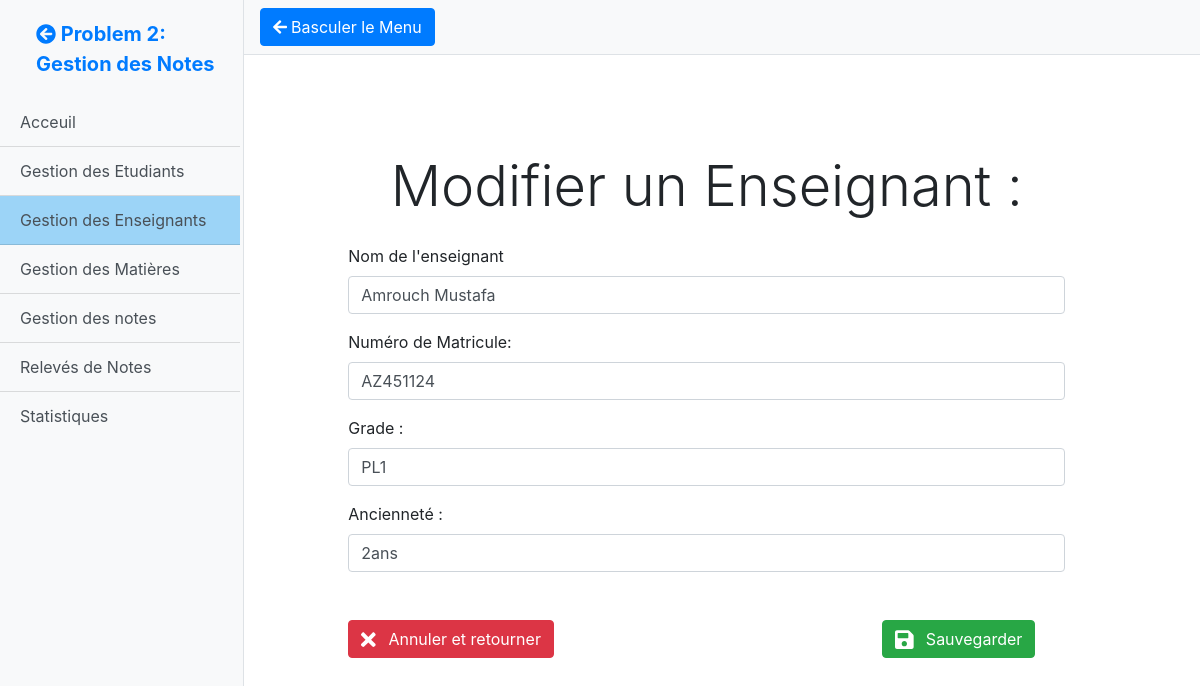
The app's page /Notes/Gestion_Des_Enseignants.php?Modify=1 with its own data.
### tables this page shows
CREATE TABLE `enseignant` (
  `num_ens` int(11) NOT NULL,
  `nom_ens` varchar(60) NOT NULL,
  `num_matr` varchar(15) NOT NULL,
  `grade` varchar(15) NOT NULL,
  `anciennete` varchar(30) NOT NULL
);

### Notes/Controllers/EnseignantController.php (called while the page is built, shortened)
<?php
    require_once('./Models/enseignant.php');
    $enseignant = new Enseignant();
    if(isset($_GET['Modify'])&&(!empty($_GET['Modify']))&&(ctype_digit($_GET['Modify']))){
    if($enseignant->Find($_GET['Modify']))
    $found=true;
    }
?>

### Notes/Config/Config.php (called while the page is built)
<?php
return (object) array(
    'host' => 'localhost',
    'port'  =>  '3306',
    'username' => 'root',
    'password' => '',
    'database' => 'gestion_notes'
);
?>

### Notes/Classes/DB_Connexion.php (called while the page is built, shortened)
<?php
class DB_Connexion {
    protected function __construct()
    {
        $Config = include('./Config/Config.php');
        $this->host = $Config->host;
        $this->port = $Config->port;
        $this->username = $Config->username;
        $this->password = $Config->password;
        $this->database = $Config->database;
        $connexionString =  "mysql:dbname=".$this->database.";host=".$this->host.";port=".$this->port;
        try{
        $this->Connexion = new PDO($connexionString,$this->username,$this->password);
        }catch(PDOException $exc){
            trigger_error(" La connexion à la base de données a échouée vérifiez la base de donnée et sa configuration .",E_USER_ERROR);
        }
    }
}
?>

### Notes/Models/enseignant.php (called while the page is built, shortened)
<?php
require_once("./Classes/DB_Connexion.php");
class Enseignant extends DB_Connexion implements DAO{
    public function Find(string $id){
        $string_of_search = " SELECT * FROM enseignant WHERE num_ens = $id ";
        $statement = $this->Connexion->query( $string_of_search);
        if( $statement && $row = $statement->fetch(PDO::FETCH_ASSOC) ){
            $this->nom_ens = $row['nom_ens'];
            $this->anciennete = $row['anciennete'];
            $this->num_matr = $row['num_matr'];
            $this->grade = $row['grade'];
            return true;
        }
        return false;
    }
}
?>

### Notes/Views/Modifier_un_prof.php (the view, shortened to what this page needs)
<?php
if( (isset($found) && $found) || ( (isset($Validation_Messages) && !empty($Validation_Messages)) || (isset($Empty_Messages) && !empty($Empty_Messages) )  ) ){
?>
<div class="container mt-5 h-100 align-content-center align-items-center">
    <div class="row w-100" style="margin-top: 50px;">
        <div class="col-md col-sm-12">
            <h2 class="display-4 text-center">
                Modifier un Enseignant :
            </h2>
        </div>
    </div>
    <div class="row w-100 my-3">
        <form action="./Gestion_Des_enseignants.php" class="col-md-10 mx-auto" method="post">
            <div class="form-group">
                <label for="nom_ens">Nom de l'enseignant</label>
                <input type="text" name="nom_ens"
                    value="<?php if(isset($enseignant->nom_ens))echo $enseignant->nom_ens ?>" id="nom_ens"
                    maxlength="60" minlength="4" class="form-control" aria-describedby="helpId">
            </div>
            <div class="form-group">
                <label for="num_matr">Numéro de Matricule: </label>
                <input type="text" name="num_matr" id="num_matr"
                    value="<?php if(isset($enseignant->num_matr))echo $enseignant->num_matr ?>" maxlength="15"
                    minlength="10" class="form-control" aria-describedby="helpId">
            </div>
            <div class="form-group">
                <label for="grade"> Grade : </label>
                <input type="text" name="grade" id="grade"
                    value="<?php if(isset($enseignant->grade))echo $enseignant->grade ?>" maxlength="15"
                    class="form-control" aria-describedby="helpId">
            </div>
            <div class="form-group">
                <label for="anciennete"> Ancienneté : </label>
                <input type="text" name="anciennete" id="anciennete"
                    value="<?php if(isset($enseignant->anciennete))echo $enseignant->anciennete ?>" maxlength="30"
                    minlength="2" class="form-control" aria-describedby="helpId">
            </div>
            <div class="row mt-5 mb-3 w-100 ">
                <div class="col">
                    <a name="" id="" class="btn btn-danger" href="./Gestion_Des_Enseignants.php" role="button"> <i
                            class="fa fa-times fa-lg mr-2 aria-hidden=" true"></i> Annuler et retourner </a>
                </div>
                <div class="col ml-auto mr-0">
                    <button type="submit" name="modifyENS" id="" class="btn btn-success ml-auto d-block">
                        <i class="fas fa-save fa-lg mr-2"></i> Sauvegarder </button>
                </div>
            </div>
        </form>
    </div>
</div>
<?php } ?>

### css/simple-sidebar.css (style rules this page uses)
body { overflow-x: hidden; }

### records on screen
enseignant: nom_ens "Amrouch Mustafa", num_matr "AZ451124", grade "PL1", anciennete "2ans"
